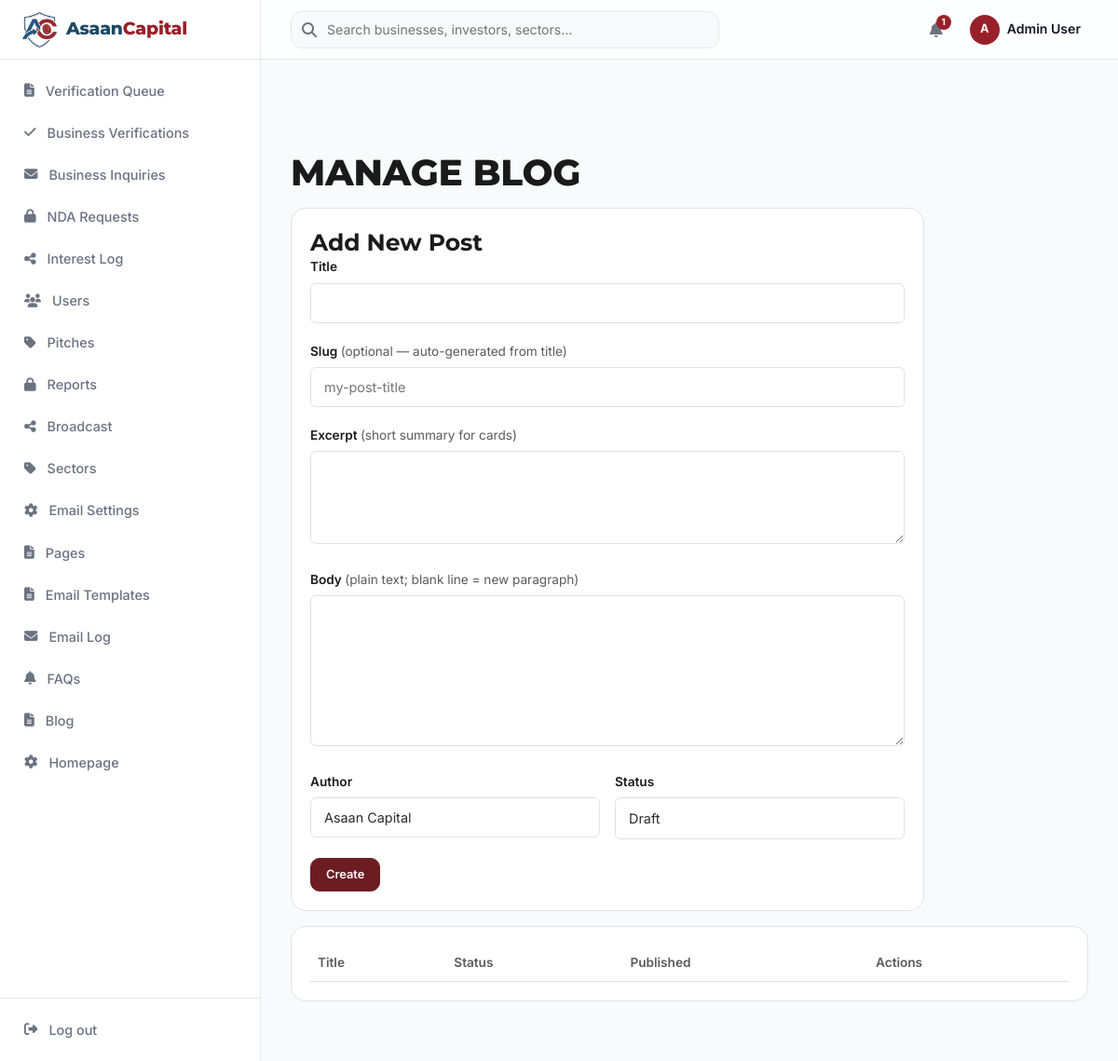
The page /admin/content/blog.php (signed in) on the database as committed earlier.
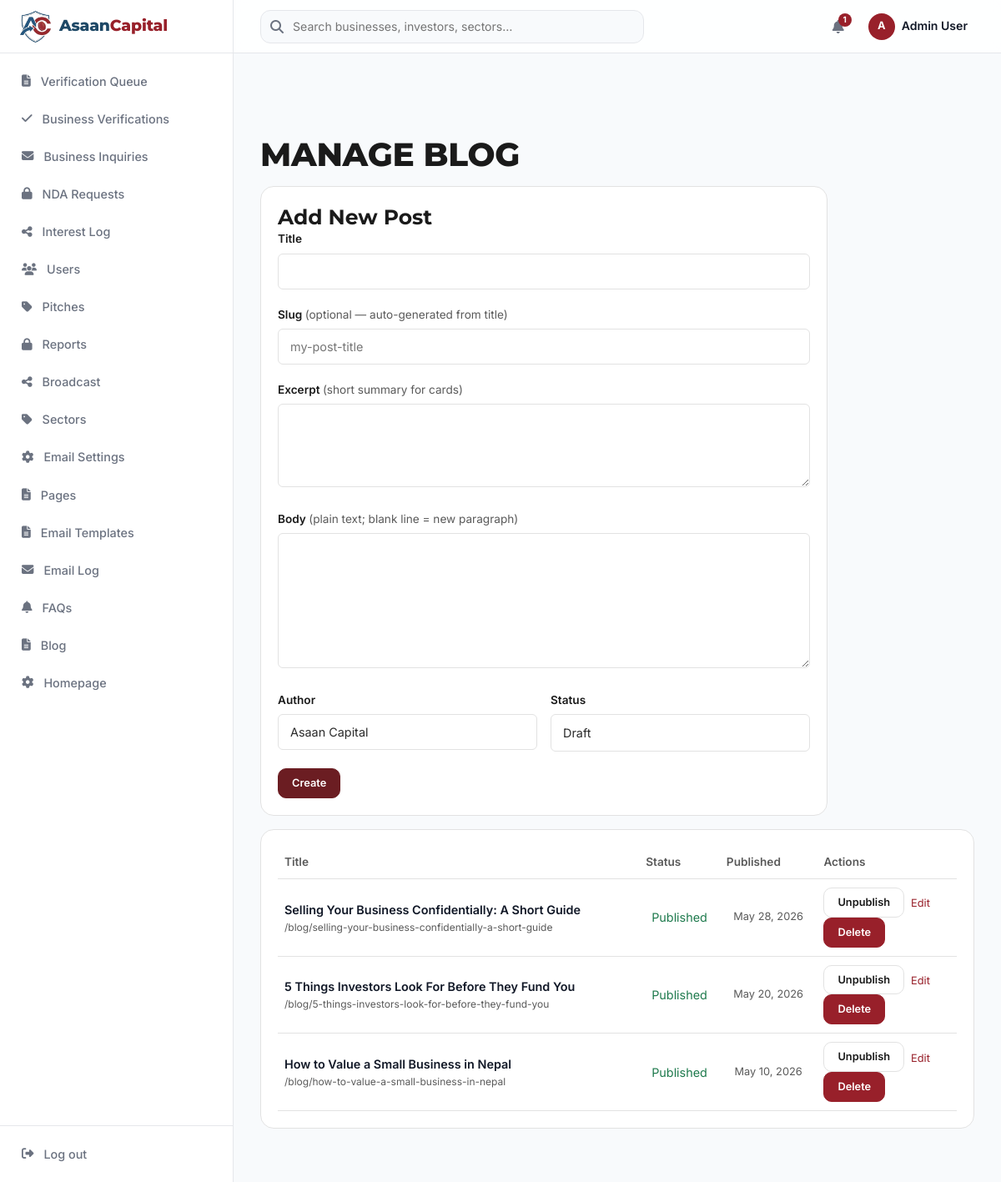
The same page on the database as committed later.
### tables this page shows
CREATE TABLE `blog_posts` (
  `id` bigint(20) unsigned NOT NULL AUTO_INCREMENT,
  `title` varchar(255) NOT NULL,
  `slug` varchar(255) NOT NULL,
  `excerpt` varchar(500) DEFAULT NULL,
  `body` mediumtext NOT NULL,
  `author` varchar(120) NOT NULL DEFAULT 'Asaan Capital',
  `status` varchar(20) NOT NULL DEFAULT 'draft',
  `published_at` timestamp NULL DEFAULT NULL,
  `created_at` timestamp NULL DEFAULT NULL,
  `updated_at` timestamp NULL DEFAULT NULL,
  PRIMARY KEY (`id`),
  UNIQUE KEY `blog_posts_slug_unique` (`slug`)
);

### config/helpers.php (called while the page is built, shortened)
<?php
function e(?string $s): string {
    return htmlspecialchars($s ?? '', ENT_QUOTES, 'UTF-8');
}

### config/db.php (called while the page is built)
<?php
function db(): PDO {
    static $pdo = null;
    if ($pdo === null) {
        $dsn = 'mysql:host=' . DB_HOST . ';port=' . DB_PORT . ';dbname=' . DB_NAME . ';charset=' . DB_CHARSET;
        $pdo = new PDO($dsn, DB_USER, DB_PASS, [
            PDO::ATTR_ERRMODE => PDO::ERRMODE_EXCEPTION,
            PDO::ATTR_DEFAULT_FETCH_MODE => PDO::FETCH_ASSOC,
            PDO::ATTR_EMULATE_PREPARES => false,
        ]);
    }
    return $pdo;
}

### admin/content/blog.php (the view, shortened to what the changed rows need)
<?php
require __DIR__ . '/../../includes/layout-admin.php';
$posts = db()->query('SELECT * FROM blog_posts ORDER BY COALESCE(published_at, created_at) DESC, id DESC')->fetchAll();
?>
<h2>Manage Blog</h2>
<div class="card" style="margin-top:1rem;">
  <table style="width:100%;">
    <tr style="border-bottom:1px solid var(--color-border);">
      <th style="text-align:left;padding:8px;">Title</th>
      <th style="padding:8px;">Status</th>
      <th style="padding:8px;">Published</th>
      <th style="padding:8px;">Actions</th>
    </tr>
    <?php foreach ($posts as $p): ?>
    <tr style="border-bottom:1px solid var(--color-border);">
      <td style="padding:10px 8px;font-weight:600;">
        <?= e($p['title']) ?>
        <div style="font-weight:400;font-size:0.75rem;color:var(--color-text-muted);">/blog/<?= e($p['slug']) ?></div>
      </td>
      <td style="padding:10px 8px;text-align:center;"><?= $p['status'] === 'published' ? '<span style="color:var(--color-success);">Published</span>' : '<span style="color:var(--color-text-muted);">Draft</span>' ?></td>
      <td style="padding:10px 8px;text-align:center;font-size:0.8rem;color:var(--color-text-muted);"><?= $p['published_at'] ? e(date('M j, Y', strtotime($p['published_at']))) : '—' ?></td>
      <td style="padding:10px 8px;white-space:nowrap;">
        <form method="post" style="display:inline;">
          <button type="submit" class="btn btn-sm btn-outline"><?= $p['status'] === 'published' ? 'Unpublish' : 'Publish' ?></button>
        </form>
        <details style="display:inline;vertical-align:middle;">
          <summary style="font-size:0.8rem;cursor:pointer;color:var(--color-primary-vivid);display:inline;margin-left:0.25rem;">Edit</summary>
        </details>
        <form method="post" style="display:inline;">
          <button type="submit" class="btn btn-sm btn-danger" onclick="return confirm('Delete this post?')">Delete</button>
        </form>
      </td>
    </tr>
    <?php endforeach; ?>
  </table>
</div>
<?php require __DIR__ . '/../../includes/footer.php'; ?>

### includes/ui.php (shortened to what the changed rows need)
<?php
if (!defined('UI_PHP_LOADED')) {
    function ui_icon(string $name, string $class = 'ui-ico'): void {
        $fa = $GLOBALS['UI_ICONS_FA'][$name] ?? 'fa-circle';
        $cls = $class !== '' ? ' ' . e($class) : '';
        echo '<i class="fas ' . $fa . $cls . '" aria-hidden="true"></i>';
    }
    function ui_admin_links(): array {
        return [
            ['Verification Queue', '/admin/verification', 'document'],
            ['Business Verifications', '/admin/business-verifications', 'check'],
            ['Business Inquiries', '/admin/inquiries', 'mail'],
            ['NDA Requests', '/admin/nda-requests', 'lock'],
            ['Interest Log', '/admin/interest-log', 'share'],
            ['Users', '/admin/users', 'users'],
            ['Pitches', '/admin/pitches', 'tag'],
            ['Reports', '/admin/reports', 'lock'],
            ['Broadcast', '/admin/broadcast', 'share'],
            ['Sectors', '/admin/sectors', 'tag'],
            ['Email Settings', '/admin/email-settings', 'settings'],
            ['Pages', '/admin/pages', 'document'],
            ['Email Templates', '/admin/email-templates', 'document'],
            ['Email Log', '/admin/email-log', 'mail'],
            ['FAQs', '/admin/faqs', 'bell'],
            ['Blog', '/admin/blog', 'document'],
            ['Homepage', '/admin/homepage', 'settings'],
        ];
    }
    function ui_is_active(string $url): bool {
        $cur = parse_url($_SERVER['REQUEST_URI'] ?? '/', PHP_URL_PATH) ?? '/';
        $cur = preg_replace('#^/assan#', '', $cur) ?: '/';
        return $cur === $url || str_starts_with($cur, $url . '/');
    }
    function ui_sidebar(array $user, int $unreadCount, bool $isAdmin): void {
        $links = $isAdmin ? ui_admin_links() : ui_dashboard_links($user['role'] ?? 'investor');
        ?>
        <aside class="dash-sidebar" id="dashSidebar" aria-label="Dashboard navigation">
            <button class="dash-sidebar-close" type="button" onclick="dashCloseSidebar()" aria-label="Close menu"><?php ui_icon('close'); ?></button>
          <nav class="dash-nav">
            <?php foreach ($links as [$label, $url, $icon]):
              $active = ui_is_active($url);
            ?>
            <a href="<?= APP_URL . $url ?>" class="dash-nav-item<?= $active ? ' active' : '' ?>"<?= $active ? ' aria-current="page"' : '' ?>>
              <span class="dash-nav-ico"><?php ui_icon($icon); ?></span>
              <span class="dash-nav-label"><?= e($label) ?></span>
            </a>
            <?php endforeach; ?>
          </nav>
        </aside>
        <?php
    }
        ?>
        <?php
}

Rows that differ between the two databases and show on the page:
added blog_posts: title "Selling Your Business Confidentially: A Short Guide", slug "selling-your-business-confidentially-a-short-guide", status "Published", published_at "May 28, 2026"
added blog_posts: title "5 Things Investors Look For Before They Fund You", slug "5-things-investors-look-for-before-they-fund-you", status "Published", published_at "May 20, 2026"
added blog_posts: title "How to Value a Small Business in Nepal", slug "how-to-value-a-small-business-in-nepal", status "Published", published_at "May 10, 2026"
